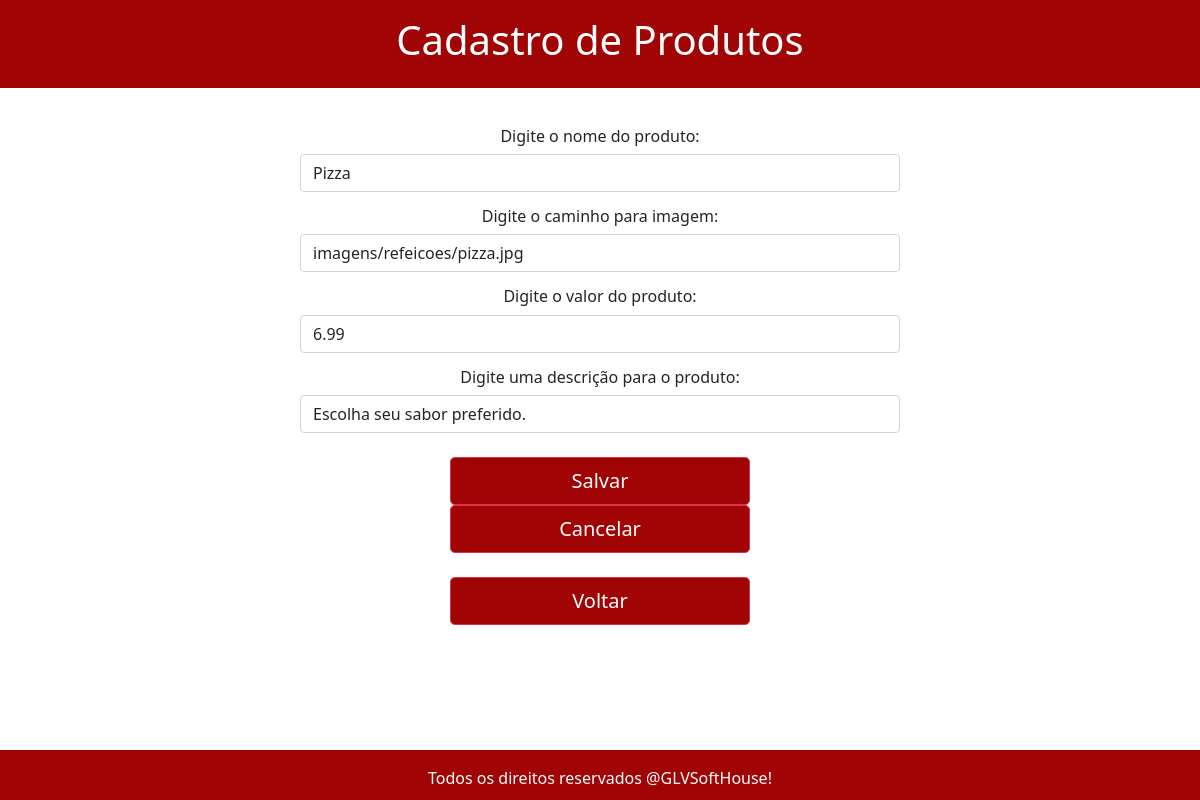
Page /login/editarProdutos.php?id=3 (signed in) on the earlier database version.
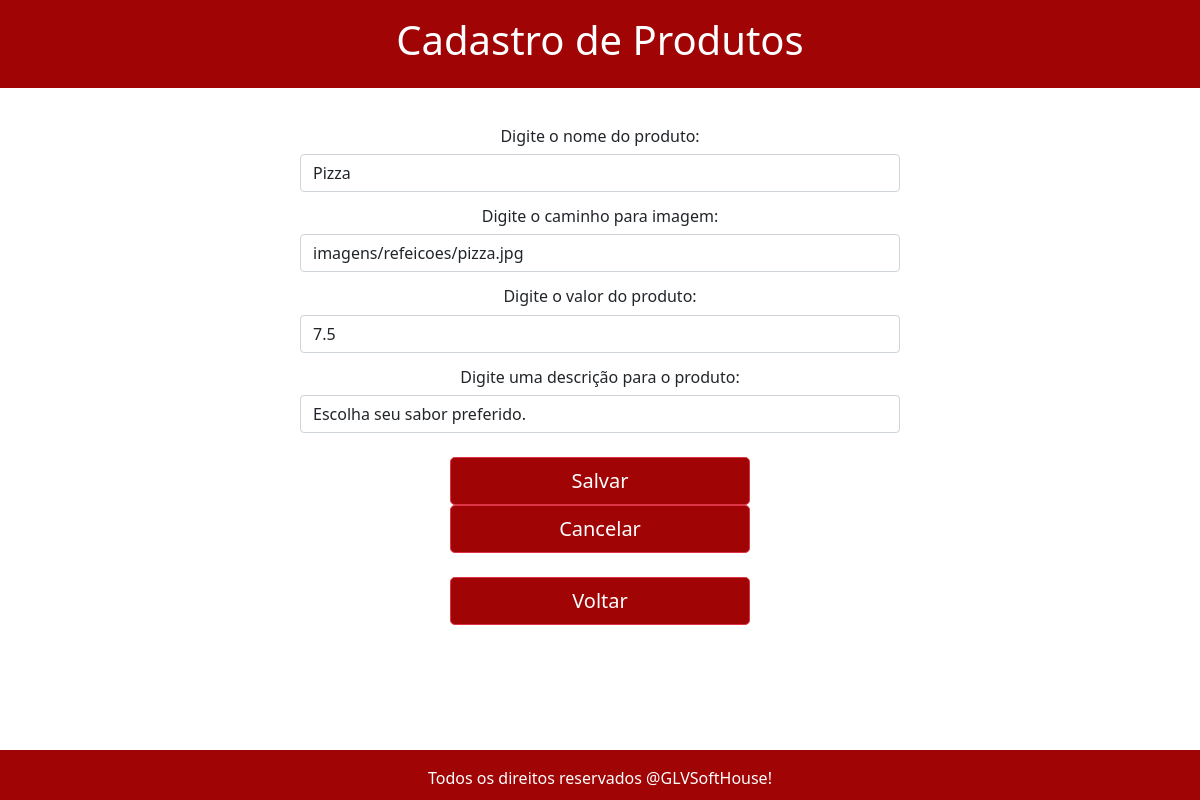
Same page on the later database version.
### tables this page shows
CREATE TABLE IF NOT EXISTS `produtos` (
  `id` int(11) NOT NULL AUTO_INCREMENT,
  `nome` varchar(80) NOT NULL,
  `imagem` varchar(100) NOT NULL,
  `preco` float NOT NULL DEFAULT 0,
  `descricao` varchar(120) NOT NULL,
  `id_estabelecimento` int(11) DEFAULT NULL,
  PRIMARY KEY (`id`),
  KEY `id_estabelecimento` (`id_estabelecimento`),
  CONSTRAINT `estabelecimento` FOREIGN KEY (`id_estabelecimento`) REFERENCES `estabelecimento` (`id`) ON DELETE NO ACTION ON UPDATE NO ACTION
);

### login/editarProdutos.php (the view, shortened to what this page needs)
<!DOCTYPE html>
<html lang="en">
    <head>
        <link rel="stylesheet" href="https://stackpath.bootstrapcdn.com/bootstrap/5.0.0-alpha1/css/bootstrap.min.css">
    </head>
    <body style="min-width:372px;">
        <header>
            <nav class="navbar" style="background-color: rgb(160,4,4);">
                <h1 class="navbar mx-auto text-white">Cadastro de Produtos</h1>
            </nav>
        </header>
        <br>
        <div class="container" style="width:50%">
            <div class="text-center">
                <form method="POST">
                    <div class="row">
                    <?php
                    $conexao = mysqli_connect('localhost', 'root', '','jglogin');
                    $id_produto = $_GET['id'];
                    $query = 'SELECT * FROM produtos p WHERE p.id = '.$id_produto.' ORDER BY id ASC';
                    $result = mysqli_query($conexao, $query);
                        if($result):
                            if(mysqli_num_rows($result)>0):
                            $produtos = mysqli_fetch_assoc($result);
                        ?>
                            <h6 class="text-left" style="margin-top:15px">Digite o nome do produto:</h6>
                            <input type="text" class="form-control" name="nome" value="<?php echo $produtos['nome']; ?>" maxlength="80">
                            <h6 class="text-left" style="margin-top:15px">Digite o caminho para imagem:</h6>
                            <input type="text" class="form-control" name="imagem" value="<?php echo $produtos['imagem']; ?>" maxlength="100">
                            <h6 class="text-left" style="margin-top:15px">Digite o valor do produto:</h6>
                            <input type="text" class="form-control" name="preco" value="<?php echo $produtos['preco']; ?>" maxlength="10">
                            <h6 class="text-left" style="margin-top:15px">Digite uma descrição para o produto:</h6>
                            <input type="text" class="form-control" name="descricao" value="<?php echo $produtos['descricao']; ?>" maxlength="120">
                        <?php
                            endif;
                        endif;
        ?>
                    </div>
                    <br>
                    <div>
                        <input type="submit" style="background-color: rgb(160,4,4);width:300px" class="btn btn-danger btn-lg" value="Salvar">
                        <button style="background-color: rgb(160,4,4); width:300px" class="btn btn-danger btn-lg"><a style="text-decoration:none; color: white" href="cardapioEstabelecimento.php">Cancelar</a></button>
                    </div>
                    <br>
                    <button style="background-color: rgb(160,4,4); width:300px" class="btn btn-danger btn-lg"><a style="text-decoration:none; color: white" href="cardapioEstabelecimento.php">Voltar</a></button>
                </form>
            </div>
        </div>
        <footer class="footer mt-auto py-3" style="background-color: rgb(160,4,4);">
            <span class="text-muted">
                <p class="text-white text-center">Todos os direitos reservados @GLVSoftHouse!</p>
            </span>
        </footer>
    </body>
</html>

Differences in the rows shown:
changed produtos "Pizza": preco "6.99" → "7.5"
